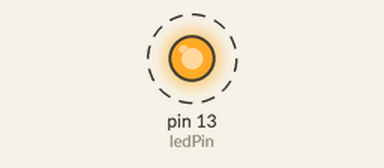
This sketch was run on a simulated Arduino Uno, built with avr-gcc and run on an emulated ATmega328P. Shown: output pins drawn as LEDs (lit = HIGH). Dashed ring = blinking.

Above: at 0.5 s.
Timing chart, 0 to 4.6 s (numbered marks = the images above):
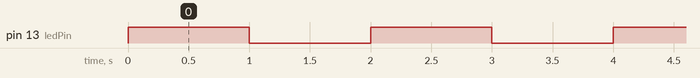

The sketch:

exercise0_intro.ino
```cpp
// Exercise 0
const int ledPin =    LED_BUILTIN;  // The onboard LED pin
const int delayTime = 1000;         // Delay time in milliseconds (1 second)

void setup() {
  pinMode(ledPin, OUTPUT);
}

void loop() {
  digitalWrite(ledPin, HIGH);       // Turn the LED on
  delay(delayTime);

  digitalWrite(ledPin, LOW);        // Turn the LED off
  delay(delayTime);
}
```

Measured:
- by itself, pin 13 (ledPin): alternates HIGH for 1.0 s and LOW for 1.0 s
